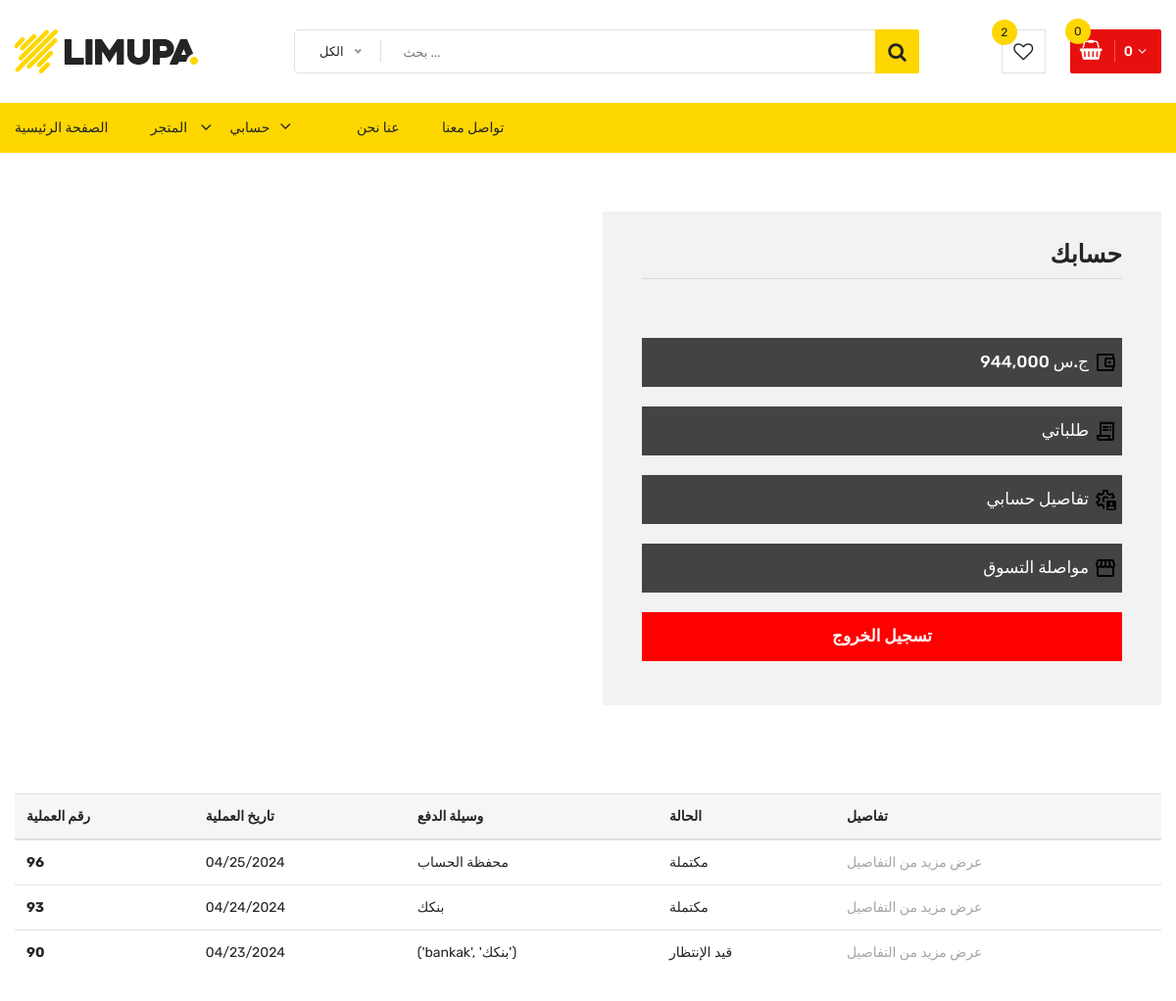
Page /account/orders/ (signed in) on the committed database.
### apps/accounts/models.py (models this page shows, shortened)
class Wallet(models.Model):
    user = models.OneToOneField(User, related_name="wallet", on_delete=models.CASCADE)
    balance = models.DecimalField(max_digits=10, decimal_places=0, default=0)

### apps/orders/models.py (models this page shows, shortened)
class Order(models.Model):
    PAYMENT_CHOICES = (
        ("bankak", "بنكك"),
        ("wallet", "محفظة الحساب"),
    )
    user = models.ForeignKey(User, on_delete=models.DO_NOTHING, related_name="user_order")
    full_name = models.CharField(max_length=50)
    email = models.EmailField()
    phone = models.CharField(max_length=100)
    created = models.DateTimeField(auto_now_add=True)
    total_paid = models.DecimalField(max_digits=8, decimal_places=0)
    order_key = models.CharField(max_length=200, null=True, blank=True)
    payment_screenshot = models.ImageField(null=True, blank=True)
    payment_method = models.CharField(
        max_length=20,
        choices=PAYMENT_CHOICES,
        blank=True,
        default="bankak",
    )
    order_number = models.PositiveIntegerField(null=True, blank=True)
    is_closed = models.BooleanField(default=False)
    class Meta:
        ordering = ["-created"]

### apps/accounts/views.py (the view)
# urls.py: path("orders/", views.account_orders, name="account-orders"),
@login_required
def account_orders(request: HttpRequest):
    user = request.user
    orders = Order.objects.filter(user=user)
    context = {"orders": orders}
    return render(request, "account/user/account-orders.html", context)

### apps/accounts/context_processors.py (called while the page is built)
def account_context(request):
    context = {"wishlist_count": 0}
    if request.user.is_authenticated:
        context["wishlist_count"] = Wishlist.objects.filter(user=request.user).count()
    return context

### apps/cart/cart.py (called while the page is built)
    def __len__(self):
        return sum(int(item["qty"]) for item in self.cart.values())

    def get_cart_total(self):
        return sum(int(item["price"]) * int(item["qty"]) for item in self.cart.values())

### apps/cart/context_processors.py (called while the page is built)
def cart(request):
    cart = Cart(request)
    cards = Card.objects.filter(id__in=cart.cart.keys())
    return {"cart": cart, "cart_cards": cards}

### apps/shop/context_processors.py (called while the page is built)
def game_categories(request):
    categories = Category.objects.all()
    context = {"categories": categories}
    return context

### apps/shop/models.py (called while the page is built)
    def get_queryset(self):
        return super(CardManager, self).get_queryset().filter(is_active=True)

### utils/functional.py (called while the page is built)
def get_url(request=None):
    request = request or HttpRequest()
    domain = get_current_site(request).domain
    return "{0}://{1}".format(request.scheme, domain)

def get_full_url(request=None):
    request = request or HttpRequest()
    return get_url(request) + "{0}".format(request.get_full_path())

### templates/account/user/account-orders.html (shortened to what this page needs)
{% extends 'base.html' %} {% load static %} {% block content %}
<div class="checkout-area pt-60 pb-30">
  <div class="container">
    <div class="row">
      <div class="col-lg-6 col-12"></div>
      <div class="col-lg-6 col-12">{% include './parts/your-order.html' %}</div>
    </div>
  </div>
</div>
<div class="checkout-area pt-60 pb-30">
  <div class="container table-container">
    <table class="table table-hover">
      <thead>
        <tr>
          <th scope="col">رقم العملية</th>
          <th scope="col">تاريخ العملية</th>
          <th scope="col">وسيلة الدفع</th>
          <th scope="col">الحالة</th>
          <th scope="col">تفاصيل</th>
        </tr>
      </thead>
      <tbody>
        {% for order in orders %}
        <tr>
          <th scope="row">{{order.order_number}}</th>
          <td>{{order.created|date:"SHORT_DATE_FORMAT"}}</td>
          <td>{{order.get_payment_method_display}}</td>
          {% if order.is_closed %}
          <td>مكتملة</td>
          {% else %}
          <td>قيد الإنتظار</td>
          {% endif %}
          <td><a href="{% url 'checkout-processed' order.id %}">عرض مزيد من التفاصيل</a></td>
        </tr>
        {% endfor %}
      </tbody>
    </table>
  </div>
</div>
{% endblock %}

### templates/account/user/parts/your-order.html (shortened to what this page needs)
{% load static %} {% load humanize %}
<div class="your-order">
  <h3 class="arabic-text">حسابك</h3>
  <div class="payment-method">
    <div class="payment-accordion">
      <div id="accordion">
        <div class="card">
          <div class="order-button-payment">
            <a href="{% url 'wallet' %}">
              <span>ج.س {{request.user.wallet.balance|intcomma}}</span>
              <img
                alt="account_balance_wallet"
                class="w-5 mr-1"
                src="{% static 'assets/icons/account_balance_wallet.svg' %}" />
            </a>
          </div>
        </div>
        <div class="card">
          <div class="order-button-payment">
            <a href="{% url 'account-orders' %}">
              <span>طلباتي</span>
              <img alt="account_balance_wallet" class="w-5 mr-1" src="{% static 'assets/icons/receipt.svg' %}" />
            </a>
          </div>
        </div>
        <div class="card">
          <div class="order-button-payment">
            <a href="{% url 'edit-account' %}">
              <span>تفاصيل حسابي</span>
              <img
                alt="account_balance_wallet"
                class="w-5 mr-1"
                src="{% static 'assets/icons/settings_account.svg' %}" />
            </a>
          </div>
        </div>
        <div class="card">
          <div class="order-button-payment">
            <a href="{% url 'shop' %}">
              <span>مواصلة التسوق</span>
              <img alt="account_balance_wallet" class="w-5 mr-1" src="{% static 'assets/icons/storefront.svg' %}" />
            </a>
          </div>
        </div>
      </div>
      <div class="order-button-payment">
        <form action="{% url 'account_logout' %}" method="post">
          <input value="تسجيل الخروج" type="submit" style="background: red" />
        </form>
      </div>
    </div>
  </div>
</div>

### static/css/responsive.css (style rules this page uses)
@media (min-width: 1200px) and (max-width: 1500px) { .container { max-width: 1170px; padding-left: 0; padding-right: 0; } }

### templates/account/user/account-orders.html (style rules this page uses)
.table-container { overflow-x: scroll; }

### rows in the picture
Order: order_number "96", created "04/25/2024", payment_method "محفظة الحساب", is_closed "مكتملة"
Order: order_number "93", created "04/24/2024", payment_method "بنكك", is_closed "مكتملة"
Order: order_number "90", created "04/23/2024", payment_method "('bankak', 'بنكك')", is_closed "قيد الإنتظار"

### other values in the picture
{{ wishlist_count }} "2"
{{ cart.get_cart_total|intcomma }} "0"
{{ request.user.wallet.balance|intcomma }} "944,000"
